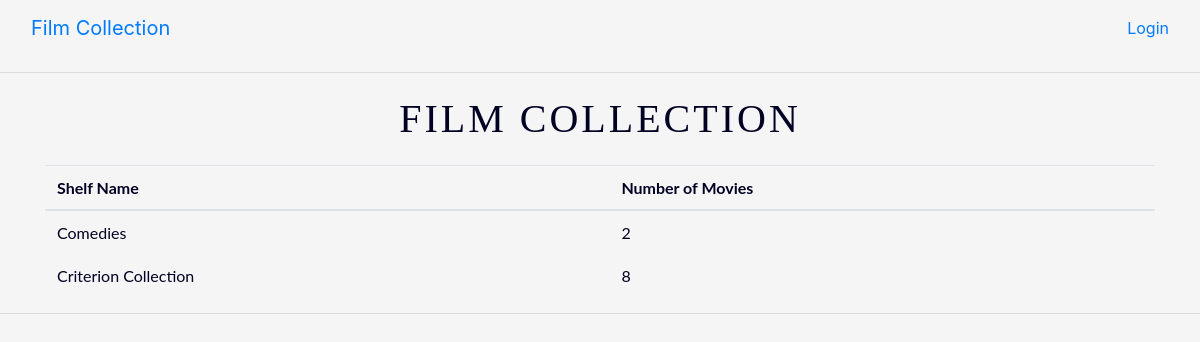
The page / on the database its author committed.
### collection/models.py (models this page shows, shortened)
class Shelf(models.Model):
    shelf_name = models.CharField(max_length = 100)
    shelf_size = models.PositiveIntegerField(default = 0)

### collection/views.py (the view)
# urls.py: path('', views.IndexView.as_view(), name='index'),
class IndexView(generic.ListView):
    template_name='collection/index.html'
    context_object_name='shelf_list'
    def get_queryset(self):
        return Shelf.objects.order_by('shelf_name')[:10]

### collection/templates/collection/index.html (shortened to what this page needs)
{% extends 'base.html' %}
{% block body %}
<div class="container color-navy">
    <div class="title">
        <p>FILM COLLECTION</p>
    </div>
    <div class="shelf_list">
        {% if shelf_list %}
        <table class="table body-font color-navy">
            <thead>
                <th>Shelf Name</th>
                <th>Number of Movies</th>
            </thead>
            <tbody>
                {% for shelf in shelf_list %}
                <tr href="{% url 'collection:detail' shelf.id %}">
                    <td>{{ shelf.shelf_name }}</td>
                    <td>{{ shelf.shelf_size }}</td>
                </tr>
                {% endfor %}
            </tbody>
        </table>
        {% else %}
        <p>No collections are available.</p>
        {% endif %}
    </div>
</div>
{% endblock %}

### collection/static/collection/style.css (style rules this page uses)
.color-navy { color: #000123; }
.body-font { font-family: 'Lato'; }
html { overflow-y: scroll !important; }
html body { background-color: whitesmoke; }
.title { font-family: 'Montserrat'; font-size: 40px; letter-spacing: 3px; font-weight: 450; margin: auto; width: 100%; text-align: center; }
.shelf_list { font-size: 20px; }
.table tr:not(.summary) td { border: none !important; }
.table tbody tr { background-color: whitesmoke; color: #000123; transition: ease-in-out .3s; }

### rows shown on the page
Shelf: shelf_name "Comedies", shelf_size "2"
Shelf: shelf_name "Criterion Collection", shelf_size "8"
